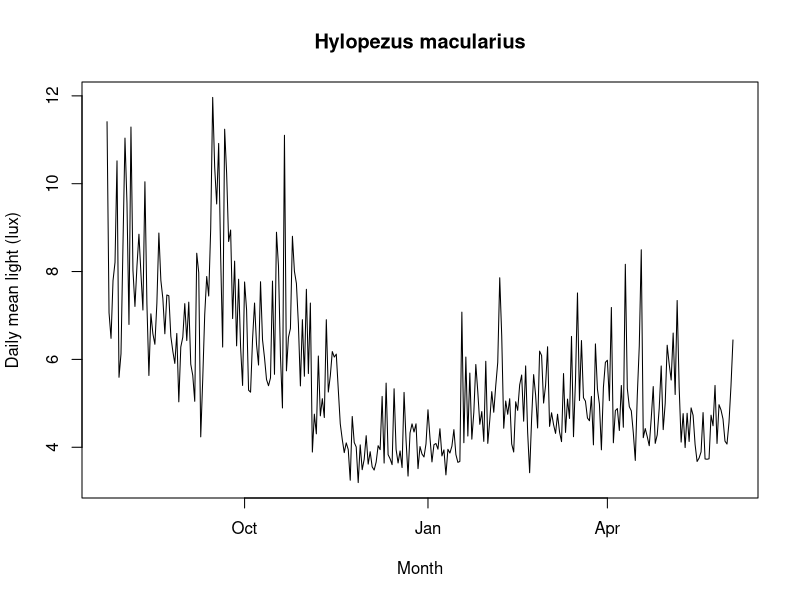
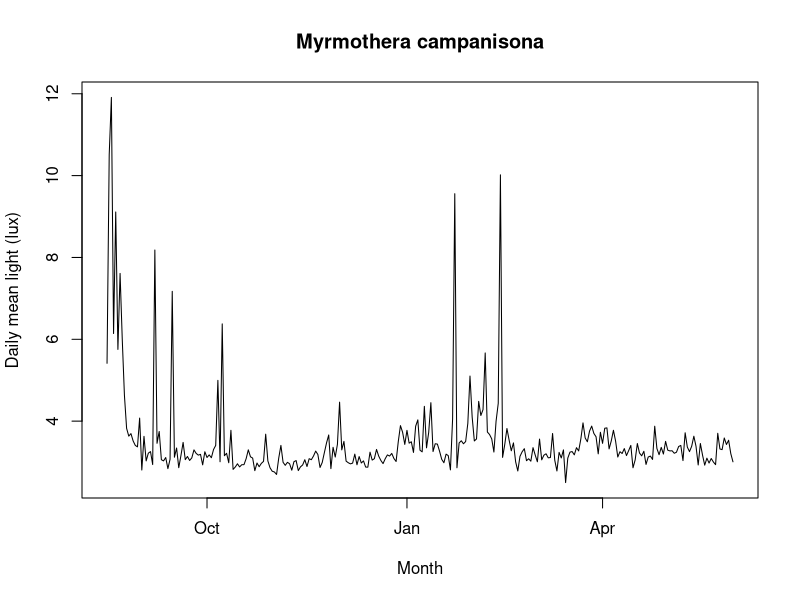
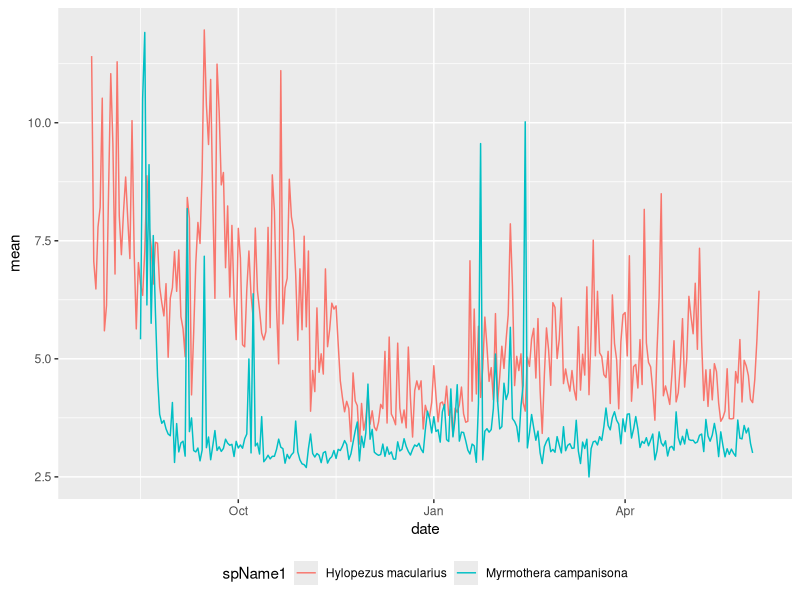
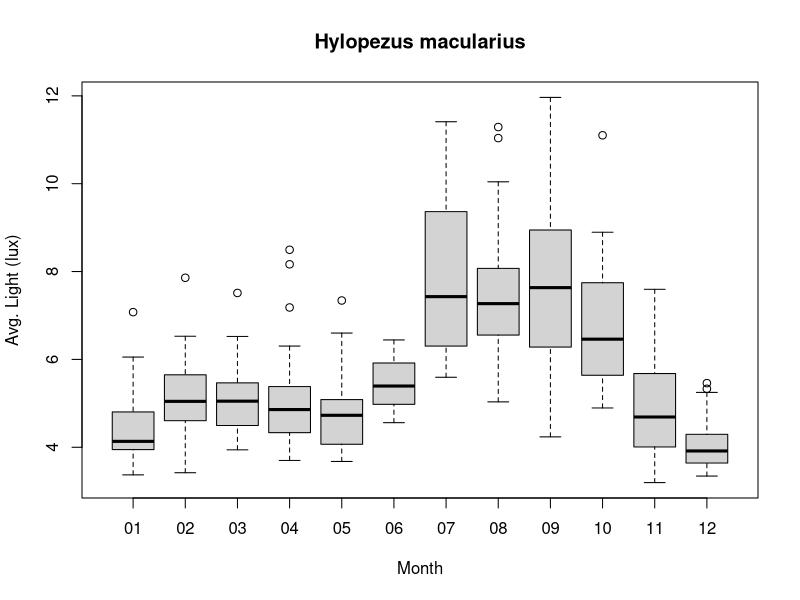
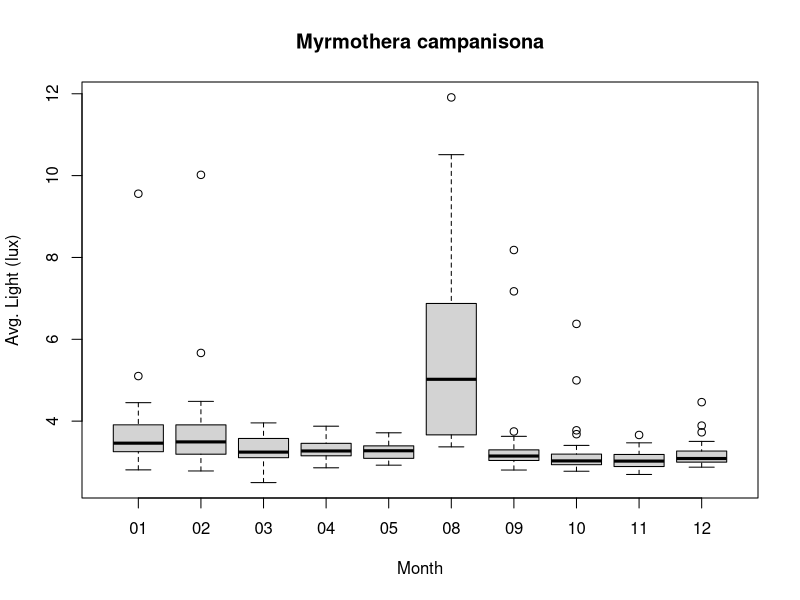

These charts were generated, in order, by the following R code:
## ---- chunk 1
library('tidyr')
library('ggplot2')
## ---- chunk 2
spName1 <- "Hylopezus macularius"
rawData <- as.data.frame(read.csv("./Species_Data/HYMA_geo.csv", header=TRUE))

#Insert date banded and date recaptured in "YYYY-MM-DD" format
bandDate1 <- "2018-07-24"
recapDate1 <- "2019-06-03"

#Second species to compare
spName2 <- "Myrmothera campanisona"
rawData2 <- as.data.frame(read.csv("./Species_Data/MYCA_geo.csv", header = TRUE))

#Band dates of second species
bandDate2 <- "2018-8-16"
recapDate2 <- "2019-5-31"
## ---- chunk 3
sepRawData<-rawData %>%
tidyr::separate(DD.MM.YYYY.HH.MM.SS, into = c("date", "time"), sep = " ")
#Converting 'date' column as sequential dates, renaming light column
sepRawData$date <- as.Date(sepRawData$date, "%d/%m/%Y")

dateData <- sepRawData[(sepRawData$date >= bandDate1) & (sepRawData$date <= recapDate1) ,]

## ---- chunk 4
daylightData <- dplyr::filter(dateData, light.lux. > 1.136 & light.lux. < 1000)
  
## ---- chunk 5

finalData <- daylightData %>% 
  dplyr::group_by(date) %>%
  dplyr::summarise(mean = mean(light.lux.), max = max(light.lux.),min = min(light.lux.))
  
View(finalData)
## ---- chunk 6
plot(finalData$date, finalData$mean,
     main = spName1,
     ylab = "Daily mean light (lux)",
     xlab = "Month",
     type = "l")
## ---- chunk 7
sepRawData2<-rawData2 %>%
tidyr::separate(DD.MM.YYYY.HH.MM.SS, into = c("date", "time"), sep = " ")
#Converting 'date' column as sequential dates, renaming light column
sepRawData2$date <- as.Date(sepRawData2$date, "%d/%m/%Y")

dateData2 <- sepRawData2[(sepRawData2$date >= bandDate2) & (sepRawData2$date <= recapDate2) ,]

daylightData2 <- dplyr::filter(dateData2, light.lux. > 1.136 & light.lux. < 1000)

finalData2 <- daylightData2 %>% 
  dplyr::group_by(date) %>%
  dplyr::summarise(mean = mean(light.lux.), max = max(light.lux.),min = min(light.lux.))

View(finalData2)

plot(finalData2$date, finalData2$mean,
     main = spName2,
     ylab = "Daily mean light (lux)",
     xlab = "Month",
     type = "l")

## ---- chunk 8

ggplot() + 
  geom_line(data = finalData, aes(x = date, y = mean, color = spName1)) + geom_line(data = finalData2, aes(x = date, y = mean, color = spName2)) + theme(legend.position="bottom")
 
## ---- chunk 9
summary(finalData$mean)

summary(finalData2$mean)

## ---- chunk 10
months1 <- finalData %>%
  dplyr::mutate(month = format(date, "%m"))

boxplot(mean~month, data = months1, main = spName1, xlab = "Month", ylab = "Avg. Light (lux)")  

## ---- chunk 11
months2 <- finalData2 %>%
  dplyr::mutate(month = format(date, "%m"))

boxplot(mean~month, data = months2, main = spName2, xlab = "Month", ylab = "Avg. Light (lux)")  

